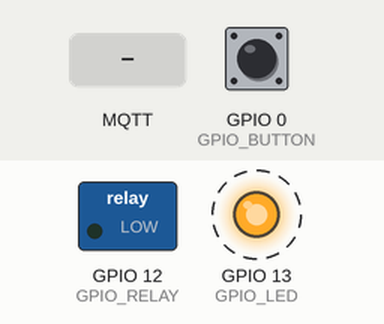
Simulated run of this sketch. Board: ESP8266 (NodeMCU). On the bench: switched loads named in the sketch (green lamp = pin HIGH), output pins drawn as LEDs (lit = HIGH). Dashed ring = blinking. The inputs (shaded band) are chosen by the test bench; at power-on: GPIO 0 (GPIO_BUTTON) HIGH. WiFi joins after 1.5 s; servers stay silent unless stated; no MQTT or app messages arrive unless stated.

Above: at 0.9 s.
1.4 s: MQTT message "1" arrives on the first subscribed topic
At 3.0 s:
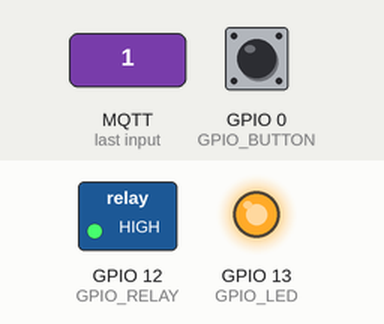
Timing chart, 0 to 4.5 s (numbered marks = the images above; inputs shaded):
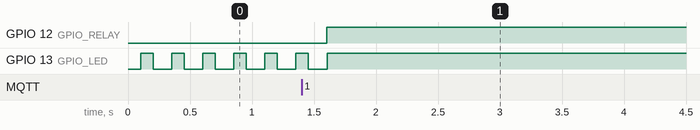

Measured:
- after the input at 1.4 s, GPIO 12 (GPIO_RELAY): LOW → HIGH after 0.20 s

The sketch:

sonoffsocket.ino
```cpp
#include <ESP8266WiFi.h>
#include <PubSubClient.h>

#include "config.h"

#define DEBUG_LED_PIN 13
#define DEBUG_LED_ON HIGH
#include "common/Blink.hpp"

#include "common/Log.hpp"
#include "common/ConnectionManager.hpp"

#define GPIO_BUTTON 0
#define GPIO_RELAY 12
#define GPIO_LED 13

#define tostring(x) (x == HIGH ? "1" : "0")

enum
{
	ACTION_OFF,
	ACTION_ON,
	ACTION_TOGGLE,
};

bool buttonPressed = false;
uint8_t led = HIGH;
uint8_t relay = LOW;

WiFiClient client;
PubSubClient mqtt(client);

void mqtt_reconnect();
ConnectionManager connections(mqtt, mqtt_reconnect);

uint8_t performAction(uint8_t old, uint8_t action)
{
	if(old == LOW && action != ACTION_OFF)
		return HIGH;
	else if(old == HIGH && action != ACTION_ON)
		return LOW;
	else
		return old;
}

void mqtt_reconnect()
{
	mqtt.subscribe(MQTT_TOPIC);
	mqtt.subscribe(MQTT_TOPIC "/led");
	mqtt.subscribe(MQTT_TOPIC "/relay");
}

void mqtt_callback(char *topic, uint8_t *payload, unsigned len)
{
	static int ignoreCount = 0;
	if(ignoreCount > 0)
	{
		ignoreCount--;
		return;
	}

	LOG("Received MQTT message on ");
	LOG(topic);
	LOG(" of length ");
	LOG(len);
	LOG(": ");
	for(unsigned i = 0; i < len; i++)
		LOG((char)payload[i]);
	LOGLN("");

	unsigned prefixLen = strlen(MQTT_TOPIC);
	if(strncmp(topic, MQTT_TOPIC, prefixLen) != 0)
		return;

	uint8_t action;
	if(len == 1 && payload[0] == '1')
		action = ACTION_ON;
	else if(len == 1 && payload[0] == '0')
		action = ACTION_OFF;
	else if(len == 6 && strncmp((char *)payload, "toggle", 6) == 0)
		action = ACTION_TOGGLE;
	else
		return;

	uint8_t oldLed = led;
	uint8_t oldRelay = relay;

	topic = topic + prefixLen;
	if(topic[0] == 0)
	{
		relay = performAction(relay, action);
		led = !relay;
	}
	else if(strcmp(topic, "/led") == 0)
	{
		led = performAction(led, action);
	}
	else if(strcmp(topic, "/relay") == 0)
	{
		relay = performAction(relay, action);
	}

	if(oldRelay != relay)
	{
		LOG("Set relay to ");
		LOGLN(relay);

		digitalWrite(GPIO_RELAY, relay);

		mqtt.publish(MQTT_TOPIC "/relay", tostring(relay), true);
		ignoreCount++;
	}
	if(oldLed != led)
	{
		LOG("Set led to ");
		LOGLN(led);

		//the led is on when the pin is off, so we need to invert `led` here
		digitalWrite(GPIO_LED, !led);

		mqtt.publish(MQTT_TOPIC "/led", tostring(led), true);
		ignoreCount++;
	}
}

void setup()
{
#ifdef DEBUG
	Serial.begin(115200);
	delay(1000);
#endif
	LOGLN("");

	WiFi.persistent(false);
	WiFi.mode(WIFI_OFF);
	WiFi.mode(WIFI_STA);
	WiFi.begin(WIFI_SSID, WIFI_PSK);

	mqtt.setServer(MQTT_SERVER, MQTT_PORT);
	mqtt.setCallback(mqtt_callback);

	pinMode(GPIO_LED, OUTPUT);
	digitalWrite(GPIO_LED, LOW);

	pinMode(GPIO_RELAY, OUTPUT);
	digitalWrite(GPIO_RELAY, LOW);
}

void loop()
{
	connections.loop();

	if(digitalRead(GPIO_BUTTON) == 0)
	{
		if(!buttonPressed)
		{
			LOGLN("Button press detected. Emulating MQTT receive...");

			mqtt_callback((char *)MQTT_TOPIC, (uint8_t *)"toggle", 6);
			buttonPressed = true;
		}
	}
	else
	{
		buttonPressed = false;
	}

	delay(50);
}
```

config.h
```cpp
#pragma once

//uncomment if you want output on the serial interface
//#define DEBUG

#define WIFI_SSID "<ssid>"
#define WIFI_PSK "<password>"

#define MQTT_SERVER "<mqtt server domain or ip>"
#define MQTT_PORT 1883

#define MQTT_CLIENT_ID "socket0"
#define MQTT_TOPIC "home/socket0"
```
